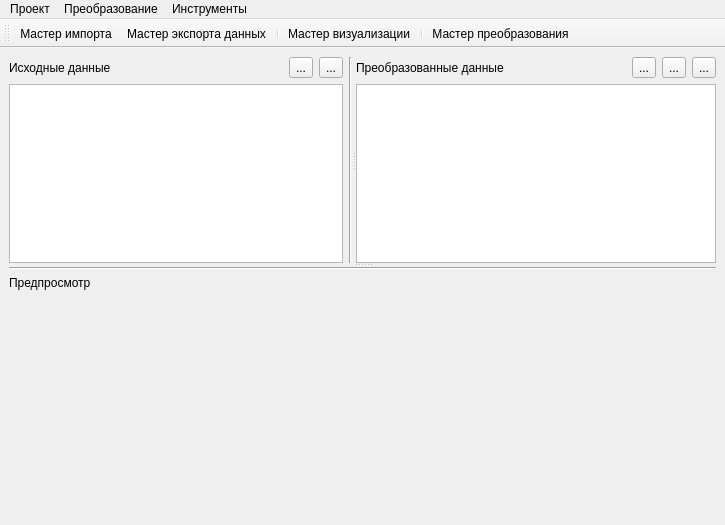
<?xml version="1.0" encoding="UTF-8"?>
<ui version="4.0">
 <class>MainWindow</class>
 <widget class="QMainWindow" name="MainWindow">
  <property name="geometry">
   <rect>
    <x>0</x>
    <y>0</y>
    <width>725</width>
    <height>525</height>
   </rect>
  </property>
  <property name="windowTitle">
   <string>Быстрое пиковое обнаружение</string>
  </property>
  <property name="windowIcon">
   <iconset>
    <normaloff>gui/icons/activity.png</normaloff>gui/icons/activity.png</iconset>
  </property>
  <widget class="QWidget" name="centralwidget">
   <layout class="QVBoxLayout" name="verticalLayout_4">
    <item>
     <widget class="QSplitter" name="splitter_2">
      <property name="orientation">
       <enum>Qt::Vertical</enum>
      </property>
      <widget class="QSplitter" name="splitter">
       <property name="orientation">
        <enum>Qt::Horizontal</enum>
       </property>
       <widget class="QWidget" name="widget_3" native="true">
        <layout class="QHBoxLayout" name="horizontalLayout_2">
         <property name="leftMargin">
          <number>0</number>
         </property>
         <property name="topMargin">
          <number>0</number>
         </property>
         <property name="rightMargin">
          <number>0</number>
         </property>
         <property name="bottomMargin">
          <number>0</number>
         </property>
         <item>
          <widget class="QWidget" name="widget_8" native="true">
           <layout class="QVBoxLayout" name="verticalLayout_3">
            <property name="spacing">
             <number>6</number>
            </property>
            <property name="leftMargin">
             <number>0</number>
            </property>
            <property name="topMargin">
             <number>0</number>
            </property>
            <property name="rightMargin">
             <number>0</number>
            </property>
            <property name="bottomMargin">
             <number>0</number>
            </property>
            <item>
             <widget class="QWidget" name="widget_4" native="true">
              <layout class="QHBoxLayout" name="horizontalLayout">
               <property name="leftMargin">
                <number>0</number>
               </property>
               <property name="topMargin">
                <number>0</number>
               </property>
               <property name="rightMargin">
                <number>0</number>
               </property>
               <property name="bottomMargin">
                <number>0</number>
               </property>
               <item>
                <widget class="QLabel" name="label">
                 <property name="text">
                  <string>Исходные данные</string>
                 </property>
                </widget>
               </item>
               <item>
                <spacer name="horizontalSpacer">
                 <property name="orientation">
                  <enum>Qt::Horizontal</enum>
                 </property>
                 <property name="sizeHint" stdset="0">
                  <size>
                   <width>40</width>
                   <height>20</height>
                  </size>
                 </property>
                </spacer>
               </item>
               <item>
                <widget class="QToolButton" name="btn_dataview_input">
                 <property name="text">
                  <string>...</string>
                 </property>
                 <property name="icon">
                  <iconset>
                   <normaloff>gui/icons/search.png</normaloff>gui/icons/search.png</iconset>
                 </property>
                 <property name="iconSize">
                  <size>
                   <width>32</width>
                   <height>32</height>
                  </size>
                 </property>
                </widget>
               </item>
               <item>
                <widget class="QToolButton" name="btn_import">
                 <property name="toolTip">
                  <string>Просмотреть выбранный файл</string>
                 </property>
                 <property name="text">
                  <string>...</string>
                 </property>
                 <property name="icon">
                  <iconset>
                   <normaloff>gui/icons/database-download.png</normaloff>gui/icons/database-download.png</iconset>
                 </property>
                 <property name="iconSize">
                  <size>
                   <width>32</width>
                   <height>32</height>
                  </size>
                 </property>
                </widget>
               </item>
              </layout>
             </widget>
            </item>
            <item>
             <widget class="QListWidget" name="list_files"/>
            </item>
           </layout>
          </widget>
         </item>
         <item>
          <widget class="Line" name="line">
           <property name="orientation">
            <enum>Qt::Vertical</enum>
           </property>
          </widget>
         </item>
        </layout>
       </widget>
       <widget class="QWidget" name="widget_5" native="true">
        <layout class="QVBoxLayout" name="verticalLayout_2">
         <property name="spacing">
          <number>0</number>
         </property>
         <property name="leftMargin">
          <number>0</number>
         </property>
         <property name="topMargin">
          <number>0</number>
         </property>
         <property name="rightMargin">
          <number>0</number>
         </property>
         <property name="bottomMargin">
          <number>0</number>
         </property>
         <item>
          <widget class="QWidget" name="widget_6" native="true">
           <layout class="QHBoxLayout" name="horizontalLayout_5">
            <property name="leftMargin">
             <number>0</number>
            </property>
            <property name="topMargin">
             <number>0</number>
            </property>
            <property name="rightMargin">
             <number>0</number>
            </property>
            <property name="bottomMargin">
             <number>0</number>
            </property>
            <item>
             <widget class="QLabel" name="label_3">
              <property name="text">
               <string>Преобразованные данные</string>
              </property>
             </widget>
            </item>
            <item>
             <spacer name="horizontalSpacer_3">
              <property name="orientation">
               <enum>Qt::Horizontal</enum>
              </property>
              <property name="sizeHint" stdset="0">
               <size>
                <width>40</width>
                <height>20</height>
               </size>
              </property>
             </spacer>
            </item>
            <item>
             <widget class="QToolButton" name="btn_dataview_output">
              <property name="toolTip">
               <string>Просмотр данных</string>
              </property>
              <property name="text">
               <string>...</string>
              </property>
              <property name="icon">
               <iconset>
                <normaloff>gui/icons/search.png</normaloff>gui/icons/search.png</iconset>
              </property>
              <property name="iconSize">
               <size>
                <width>32</width>
                <height>32</height>
               </size>
              </property>
             </widget>
            </item>
            <item>
             <widget class="QToolButton" name="btn_graph">
              <property name="toolTip">
               <string>Просмотреть выбранный файл</string>
              </property>
              <property name="text">
               <string>...</string>
              </property>
              <property name="icon">
               <iconset>
                <normaloff>gui/icons/statistics-chart.png</normaloff>gui/icons/statistics-chart.png</iconset>
              </property>
              <property name="iconSize">
               <size>
                <width>32</width>
                <height>32</height>
               </size>
              </property>
             </widget>
            </item>
            <item>
             <widget class="QToolButton" name="btn_export">
              <property name="text">
               <string>...</string>
              </property>
              <property name="icon">
               <iconset>
                <normaloff>gui/icons/database-upload.png</normaloff>gui/icons/database-upload.png</iconset>
              </property>
              <property name="iconSize">
               <size>
                <width>32</width>
                <height>32</height>
               </size>
              </property>
             </widget>
            </item>
           </layout>
          </widget>
         </item>
         <item>
          <widget class="QWidget" name="widget_2" native="true">
           <layout class="QVBoxLayout" name="verticalLayout_5">
            <property name="spacing">
             <number>0</number>
            </property>
            <property name="leftMargin">
             <number>0</number>
            </property>
            <property name="topMargin">
             <number>6</number>
            </property>
            <property name="rightMargin">
             <number>0</number>
            </property>
            <property name="bottomMargin">
             <number>0</number>
            </property>
            <item>
             <widget class="QListWidget" name="output_files"/>
            </item>
           </layout>
          </widget>
         </item>
         <item>
          <widget class="QWidget" name="widget_9" native="true">
           <layout class="QHBoxLayout" name="horizontalLayout_6">
            <property name="leftMargin">
             <number>0</number>
            </property>
            <property name="topMargin">
             <number>0</number>
            </property>
            <property name="rightMargin">
             <number>0</number>
            </property>
            <property name="bottomMargin">
             <number>0</number>
            </property>
           </layout>
          </widget>
         </item>
        </layout>
       </widget>
      </widget>
      <widget class="QWidget" name="widget" native="true">
       <layout class="QVBoxLayout" name="verticalLayout">
        <property name="leftMargin">
         <number>0</number>
        </property>
        <property name="topMargin">
         <number>0</number>
        </property>
        <property name="rightMargin">
         <number>0</number>
        </property>
        <property name="bottomMargin">
         <number>0</number>
        </property>
        <item>
         <widget class="Line" name="line_2">
          <property name="orientation">
           <enum>Qt::Horizontal</enum>
          </property>
         </widget>
        </item>
        <item>
         <widget class="QLabel" name="label_4">
          <property name="text">
           <string>Предпросмотр</string>
          </property>
         </widget>
        </item>
        <item>
         <widget class="QStackedWidget" name="graph_widget">
          <property name="minimumSize">
           <size>
            <width>0</width>
            <height>220</height>
           </size>
          </property>
          <property name="baseSize">
           <size>
            <width>0</width>
            <height>300</height>
           </size>
          </property>
         </widget>
        </item>
       </layout>
      </widget>
     </widget>
    </item>
   </layout>
  </widget>
  <widget class="QMenuBar" name="menubar">
   <property name="geometry">
    <rect>
     <x>0</x>
     <y>0</y>
     <width>725</width>
     <height>21</height>
    </rect>
   </property>
   <widget class="QMenu" name="menu">
    <property name="title">
     <string>Проект</string>
    </property>
    <addaction name="open_master_import"/>
    <addaction name="open_export_master"/>
    <addaction name="separator"/>
    <addaction name="action_exit"/>
   </widget>
   <widget class="QMenu" name="menu_2">
    <property name="title">
     <string>Преобразование</string>
    </property>
    <addaction name="open_convertion_master"/>
   </widget>
   <widget class="QMenu" name="menu_3">
    <property name="title">
     <string>Инструменты</string>
    </property>
    <addaction name="action_reader_chart"/>
   </widget>
   <addaction name="menu"/>
   <addaction name="menu_2"/>
   <addaction name="menu_3"/>
  </widget>
  <widget class="QToolBar" name="toolBar">
   <property name="windowTitle">
    <string>toolBar</string>
   </property>
   <property name="iconSize">
    <size>
     <width>16</width>
     <height>16</height>
    </size>
   </property>
   <attribute name="toolBarArea">
    <enum>TopToolBarArea</enum>
   </attribute>
   <attribute name="toolBarBreak">
    <bool>false</bool>
   </attribute>
   <addaction name="open_master_import"/>
   <addaction name="open_export_master"/>
   <addaction name="separator"/>
   <addaction name="action_reader_chart"/>
   <addaction name="separator"/>
   <addaction name="open_convertion_master"/>
  </widget>
  <action name="open_master_import">
   <property name="icon">
    <iconset>
     <normaloff>gui/icons/database-download.png</normaloff>gui/icons/database-download.png</iconset>
   </property>
   <property name="text">
    <string>Мастер импорта</string>
   </property>
   <property name="toolTip">
    <string>Мастер импорта данных</string>
   </property>
   <property name="shortcut">
    <string>Ctrl+O</string>
   </property>
  </action>
  <action name="open_convertion_master">
   <property name="icon">
    <iconset>
     <normaloff>gui/icons/MD-play.png</normaloff>gui/icons/MD-play.png</iconset>
   </property>
   <property name="text">
    <string>Мастер преобразования</string>
   </property>
   <property name="toolTip">
    <string>Открыть мастер преобразования данных</string>
   </property>
   <property name="shortcut">
    <string>Ctrl+R</string>
   </property>
  </action>
  <action name="open_export_master">
   <property name="icon">
    <iconset>
     <normaloff>gui/icons/database-upload.png</normaloff>gui/icons/database-upload.png</iconset>
   </property>
   <property name="text">
    <string>Мастер экспорта данных</string>
   </property>
   <property name="toolTip">
    <string>Открыть мастер экспорта данных</string>
   </property>
   <property name="shortcut">
    <string>Ctrl+S</string>
   </property>
  </action>
  <action name="action_reader_chart">
   <property name="icon">
    <iconset>
     <normaloff>gui/icons/statistics-chart.png</normaloff>gui/icons/statistics-chart.png</iconset>
   </property>
   <property name="text">
    <string>Мастер визуализации</string>
   </property>
   <property name="toolTip">
    <string>Открыть мастер визуализации данных</string>
   </property>
   <property name="shortcut">
    <string>Ctrl+G</string>
   </property>
  </action>
  <action name="action_exit">
   <property name="text">
    <string>Выход</string>
   </property>
   <property name="toolTip">
    <string>Закрыть программу</string>
   </property>
  </action>
 </widget>
 <resources/>
 <connections>
  <connection>
   <sender>open_export_master</sender>
   <signal>triggered()</signal>
   <receiver>MainWindow</receiver>
   <slot>open_export_master()</slot>
   <hints>
    <hint type="sourcelabel">
     <x>-1</x>
     <y>-1</y>
    </hint>
    <hint type="destinationlabel">
     <x>362</x>
     <y>218</y>
    </hint>
   </hints>
  </connection>
  <connection>
   <sender>action_exit</sender>
   <signal>triggered()</signal>
   <receiver>MainWindow</receiver>
   <slot>close()</slot>
   <hints>
    <hint type="sourcelabel">
     <x>-1</x>
     <y>-1</y>
    </hint>
    <hint type="destinationlabel">
     <x>362</x>
     <y>218</y>
    </hint>
   </hints>
  </connection>
  <connection>
   <sender>open_master_import</sender>
   <signal>triggered()</signal>
   <receiver>MainWindow</receiver>
   <slot>open_import_master()</slot>
   <hints>
    <hint type="sourcelabel">
     <x>-1</x>
     <y>-1</y>
    </hint>
    <hint type="destinationlabel">
     <x>362</x>
     <y>218</y>
    </hint>
   </hints>
  </connection>
  <connection>
   <sender>list_files</sender>
   <signal>currentRowChanged(int)</signal>
   <receiver>MainWindow</receiver>
   <slot>select_file()</slot>
   <hints>
    <hint type="sourcelabel">
     <x>177</x>
     <y>179</y>
    </hint>
    <hint type="destinationlabel">
     <x>362</x>
     <y>218</y>
    </hint>
   </hints>
  </connection>
  <connection>
   <sender>open_convertion_master</sender>
   <signal>triggered()</signal>
   <receiver>MainWindow</receiver>
   <slot>open_conversion_master()</slot>
   <hints>
    <hint type="sourcelabel">
     <x>-1</x>
     <y>-1</y>
    </hint>
    <hint type="destinationlabel">
     <x>362</x>
     <y>218</y>
    </hint>
   </hints>
  </connection>
  <connection>
   <sender>btn_export</sender>
   <signal>clicked()</signal>
   <receiver>MainWindow</receiver>
   <slot>open_export_master()</slot>
   <hints>
    <hint type="sourcelabel">
     <x>651</x>
     <y>74</y>
    </hint>
    <hint type="destinationlabel">
     <x>362</x>
     <y>233</y>
    </hint>
   </hints>
  </connection>
  <connection>
   <sender>btn_graph</sender>
   <signal>clicked()</signal>
   <receiver>MainWindow</receiver>
   <slot>open_visualization_master()</slot>
   <hints>
    <hint type="sourcelabel">
     <x>696</x>
     <y>74</y>
    </hint>
    <hint type="destinationlabel">
     <x>362</x>
     <y>233</y>
    </hint>
   </hints>
  </connection>
  <connection>
   <sender>btn_import</sender>
   <signal>clicked()</signal>
   <receiver>MainWindow</receiver>
   <slot>open_import_master()</slot>
   <hints>
    <hint type="sourcelabel">
     <x>326</x>
     <y>74</y>
    </hint>
    <hint type="destinationlabel">
     <x>362</x>
     <y>233</y>
    </hint>
   </hints>
  </connection>
  <connection>
   <sender>list_files</sender>
   <signal>itemClicked(QListWidgetItem*)</signal>
   <receiver>MainWindow</receiver>
   <slot>select_file()</slot>
   <hints>
    <hint type="sourcelabel">
     <x>178</x>
     <y>181</y>
    </hint>
    <hint type="destinationlabel">
     <x>362</x>
     <y>262</y>
    </hint>
   </hints>
  </connection>
  <connection>
   <sender>btn_dataview_output</sender>
   <signal>clicked()</signal>
   <receiver>MainWindow</receiver>
   <slot>open_dataview_output_master()</slot>
   <hints>
    <hint type="sourcelabel">
     <x>606</x>
     <y>74</y>
    </hint>
    <hint type="destinationlabel">
     <x>362</x>
     <y>262</y>
    </hint>
   </hints>
  </connection>
  <connection>
   <sender>btn_dataview_input</sender>
   <signal>clicked()</signal>
   <receiver>MainWindow</receiver>
   <slot>open_dataview_input_master()</slot>
   <hints>
    <hint type="sourcelabel">
     <x>283</x>
     <y>74</y>
    </hint>
    <hint type="destinationlabel">
     <x>362</x>
     <y>262</y>
    </hint>
   </hints>
  </connection>
  <connection>
   <sender>action_reader_chart</sender>
   <signal>triggered()</signal>
   <receiver>MainWindow</receiver>
   <slot>open_visualization_master()</slot>
   <hints>
    <hint type="sourcelabel">
     <x>-1</x>
     <y>-1</y>
    </hint>
    <hint type="destinationlabel">
     <x>362</x>
     <y>262</y>
    </hint>
   </hints>
  </connection>
 </connections>
 <slots>
  <slot>open_import_master()</slot>
  <slot>open_export_master()</slot>
  <slot>open_visualization_master()</slot>
  <slot>select_file()</slot>
  <slot>open_conversion_master()</slot>
  <slot>open_dataview_output_master()</slot>
  <slot>open_dataview_input_master()</slot>
 </slots>
</ui>
